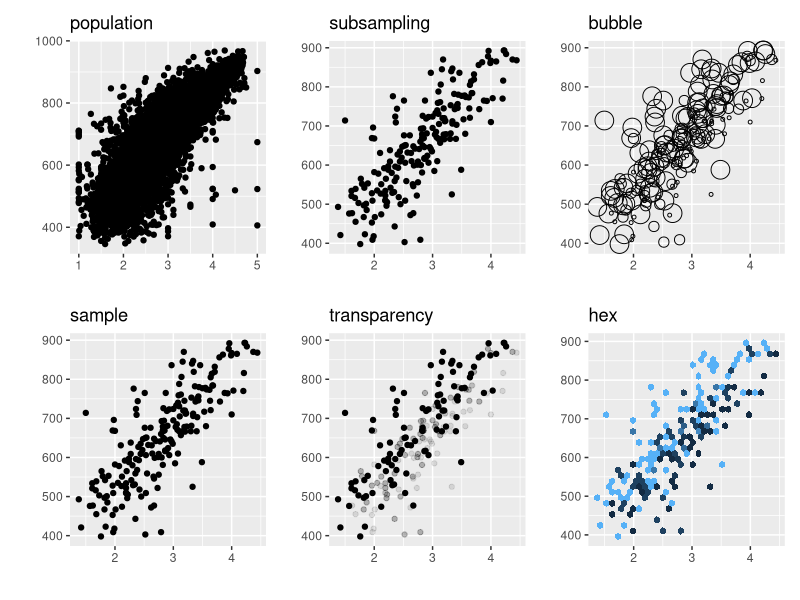
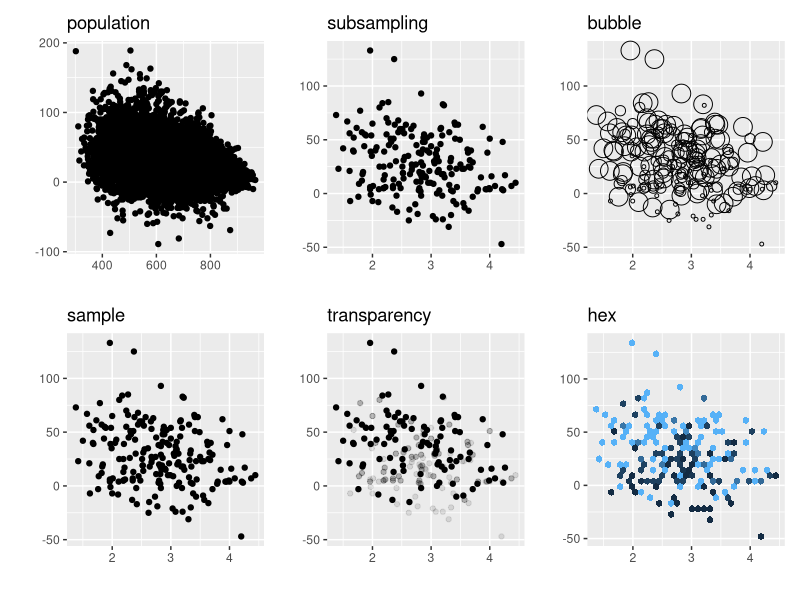

These figures' R source, in order:
## ---- chunk 1
#| echo: true
library(survey)
data(api)
## ---- chunk 2
library(patchwork)
library(tidyverse)

dstrat<-svydesign(id=~1,strata=~stype, weights=~pw, data=apistrat, fpc=~fpc)

rr <-  svyvar(~api00+avg.ed, dstrat) |> as.matrix() |>cov2cor() 
paste('True Correlation', rr[2,1])

wts <- 1/dstrat$prob 

p6 <- ggplot(apipop) + geom_point(aes(y=api00, x=avg.ed) ) + labs(title='population', x = '', y = '')

 p5 <- ggplot(apistrat) + geom_point(aes(y=api00, x=avg.ed) ) + labs(title='sample', x = '', y = '') 

p2 <- ggplot(apistrat) + geom_point(aes(y=api00, x=avg.ed, size=wts), shape=1 ) + labs(title='bubble', , x = '', y = '')

p3 <- ggplot(apistrat) + geom_point(aes(y=api00, x=avg.ed, alpha=wts)) + labs(title ='transparency', x = '', y = '')

p4 <- ggplot(apistrat, aes(y=api00, x=avg.ed, z=wts)) + stat_summary_hex(  ) + labs(title='hex', x = '', y = '')

ids <- sample(1:nrow(apistrat), replace = TRUE, prob = wts )
p1 <- ggplot(apistrat) + geom_point(aes(y=api00, x=avg.ed) ) + labs(title='subsampling', x = '', y = '')

(p6 + p1 + p2)/ (p5+p3+p4)  + 
  plot_layout(guides = "collect", axes = "collect", axis_titles = "collect") & 
  theme(legend.position = "none")


## ---- chunk 3

rr <-  svyvar(~growth+api99, dstrat) |> as.matrix() |>cov2cor() 
paste('True Correlation', rr[2,1])

wts <- 1/dstrat$prob 

p6 <- ggplot(apipop) + geom_point(aes(y=growth, x=api99) ) + labs(title='population', x = '', y = '')

 p5 <- ggplot(apistrat) + geom_point(aes(y=growth, x=avg.ed) ) + labs(title='sample', x = '', y = '') 

p2 <- ggplot(apistrat) + geom_point(aes(y=growth, x=avg.ed, size=wts), shape=1 ) + labs(title='bubble', , x = '', y = '')

p3 <- ggplot(apistrat) + geom_point(aes(y=growth, x=avg.ed, alpha=wts)) + labs(title ='transparency', x = '', y = '')

p4 <- ggplot(apistrat, aes(y=growth, x=avg.ed, z=wts)) + stat_summary_hex(  ) + labs(title='hex', x = '', y = '')

ids <- sample(1:nrow(apistrat), replace = TRUE, prob = wts )
p1 <- ggplot(apistrat) + geom_point(aes(y=growth, x=avg.ed) ) + labs(title='subsampling', x = '', y = '')

(p6 + p1 + p2)/ (p5+p3+p4)  + 
  plot_layout(guides = "collect", axes = "collect", axis_titles = "collect") & 
  theme(legend.position = "none")
